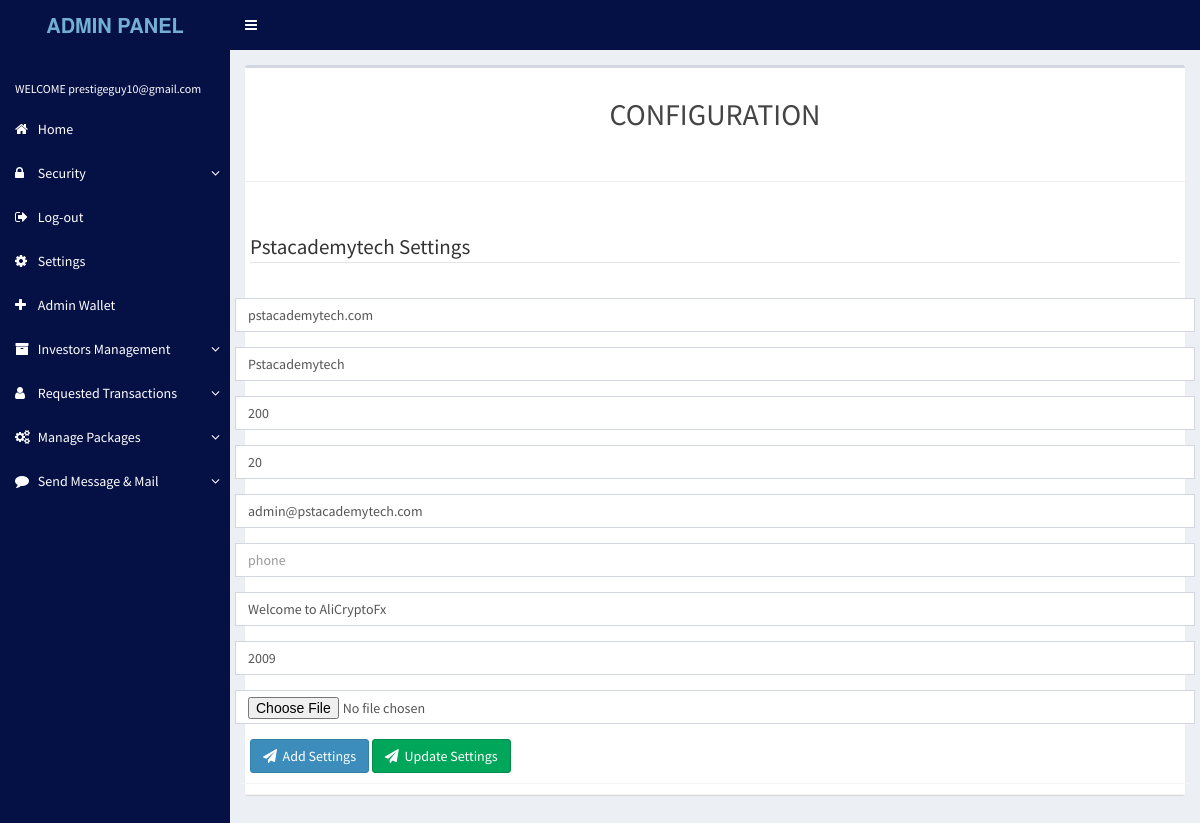
Page /admin/c2wad/settings.php (signed in) on the committed database.
### tables this page shows
CREATE TABLE `settings` (
  `id` int(200) NOT NULL,
  `sname` varchar(200) NOT NULL,
  `wl` int(200) NOT NULL,
  `rb` int(200) NOT NULL,
  `currency` varchar(200) NOT NULL,
  `branch` varchar(200) NOT NULL,
  `bname` varchar(200) NOT NULL,
  `baddress` varchar(200) NOT NULL,
  `email` varchar(200) NOT NULL,
  `phone` varchar(200) NOT NULL,
  `title` varchar(200) NOT NULL,
  `logo` varchar(100) NOT NULL,
  `cy` varchar(200) NOT NULL,
  `hea` varchar(200) NOT NULL,
  `act` varchar(200) NOT NULL,
  `inert` varchar(200) NOT NULL,
  `jso` varchar(200) NOT NULL
);

### config/config.php (called while the page is built, shortened)
<?php
include "db.php";
$sql= "SELECT * FROM settings ";
			  $result = mysqli_query($link,$sql);
			  if(mysqli_num_rows($result) > 0){
                  $row = mysqli_fetch_assoc($result);
				  }
                  if(isset($row['bname'])  && isset($row['logo']) && isset($row['title']) && isset($row['wl']) && isset($row['baddress']) && isset($row['branch']) ){
                    $name = $row['bname'];
                  $logo = $row['logo'];
                  $emaila = $row['email'];
                  $phone = $row['phone'];
                  $title = $row['title'];
                  $bankurl = $row['sname'];
                      $wl = $row['wl'];
                  $rb = $row['rb'];
       $ids = $row['id'];
          $cy = $row['cy'];
        }
?>

### admin/c2wad/settings.php (the view, shortened to what this page needs)
<?php
include "../../config/db.php";
include "../../config/config.php";
include "header.php";
    ?>
 <div class="content-wrapper">
  <section class="content">
<div style="width:100%">
          <div class="box box-default">
            <div class="box-header with-border">
	<div class="row">
		 <h2 class="text-center">CONFIGURATION</h2>
          <hr></hr>
            <div class="box-header with-border">
     <form class="form-horizontal" action="settings.php?id=<?php echo $ids ;?>" method="POST" enctype="multipart/form-data" >
           <legend> <?php echo $name;?> Settings </legend>
 <div class="form-group">
        <input type="text" name="sname" placeholder="site url"  value="<?php echo $bankurl;?>" class="form-control">
        </div>
        <div class="form-group">
        <input type="text" name="bname" placeholder="Name" value="<?php echo $name;?>"  class="form-control">
        </div>
        <div class="form-group">
        <input type="text" name="wl" placeholder="Withdrawal limit" value="<?php echo $wl;?>"  class="form-control">
        </div>
        <div class="form-group">
        <input type="text" name="rb" placeholder="Registration bonus" value="<?php echo $rb;?>"  class="form-control">
        </div>
        <div class="form-group">
        <input type="text" name="email" placeholder="email" value="<?php echo $emaila;?>"  class="form-control">
        </div>
     <div class="form-group">
        <input type="text" name="phone" placeholder="phone" value="<?php echo $phone;?>"  class="form-control">
        </div>
     <div class="form-group">
        <input type="text" name="title" placeholder="title" value="<?php echo $title;?>"  class="form-control">
        </div>
     <div class="form-group">
        <input type="text" name="cy" placeholder="Copyright Year" value="<?php echo $cy;?>"  class="form-control">
        </div>
        <div class="form-group">
        <input type="file" name="logo" placeholder="logo" value="<?php echo $logo;?>"  class="form-control">
        </div>
	  <button style="" type="submit" class="btn btn-primary" name="set" > <i class="fa fa-send"></i>&nbsp; Add Settings </button>
    <button style="" type="submit" class="btn btn-success" name="uset" > <i class="fa fa-send"></i>&nbsp; Update Settings </button>
    </form>
    </div>
   </div>
   </div>
  </div>
  </section>
</div>

### rows in the picture
settings: bname "Pstacademytech", sname "pstacademytech.com", wl "200", rb "20", email "admin@pstacademytech.com", title "Welcome to AliCryptoFx", cy "2009"

### other values in the picture
$_SESSION['email'] "prestigeguy10@gmail.com"
